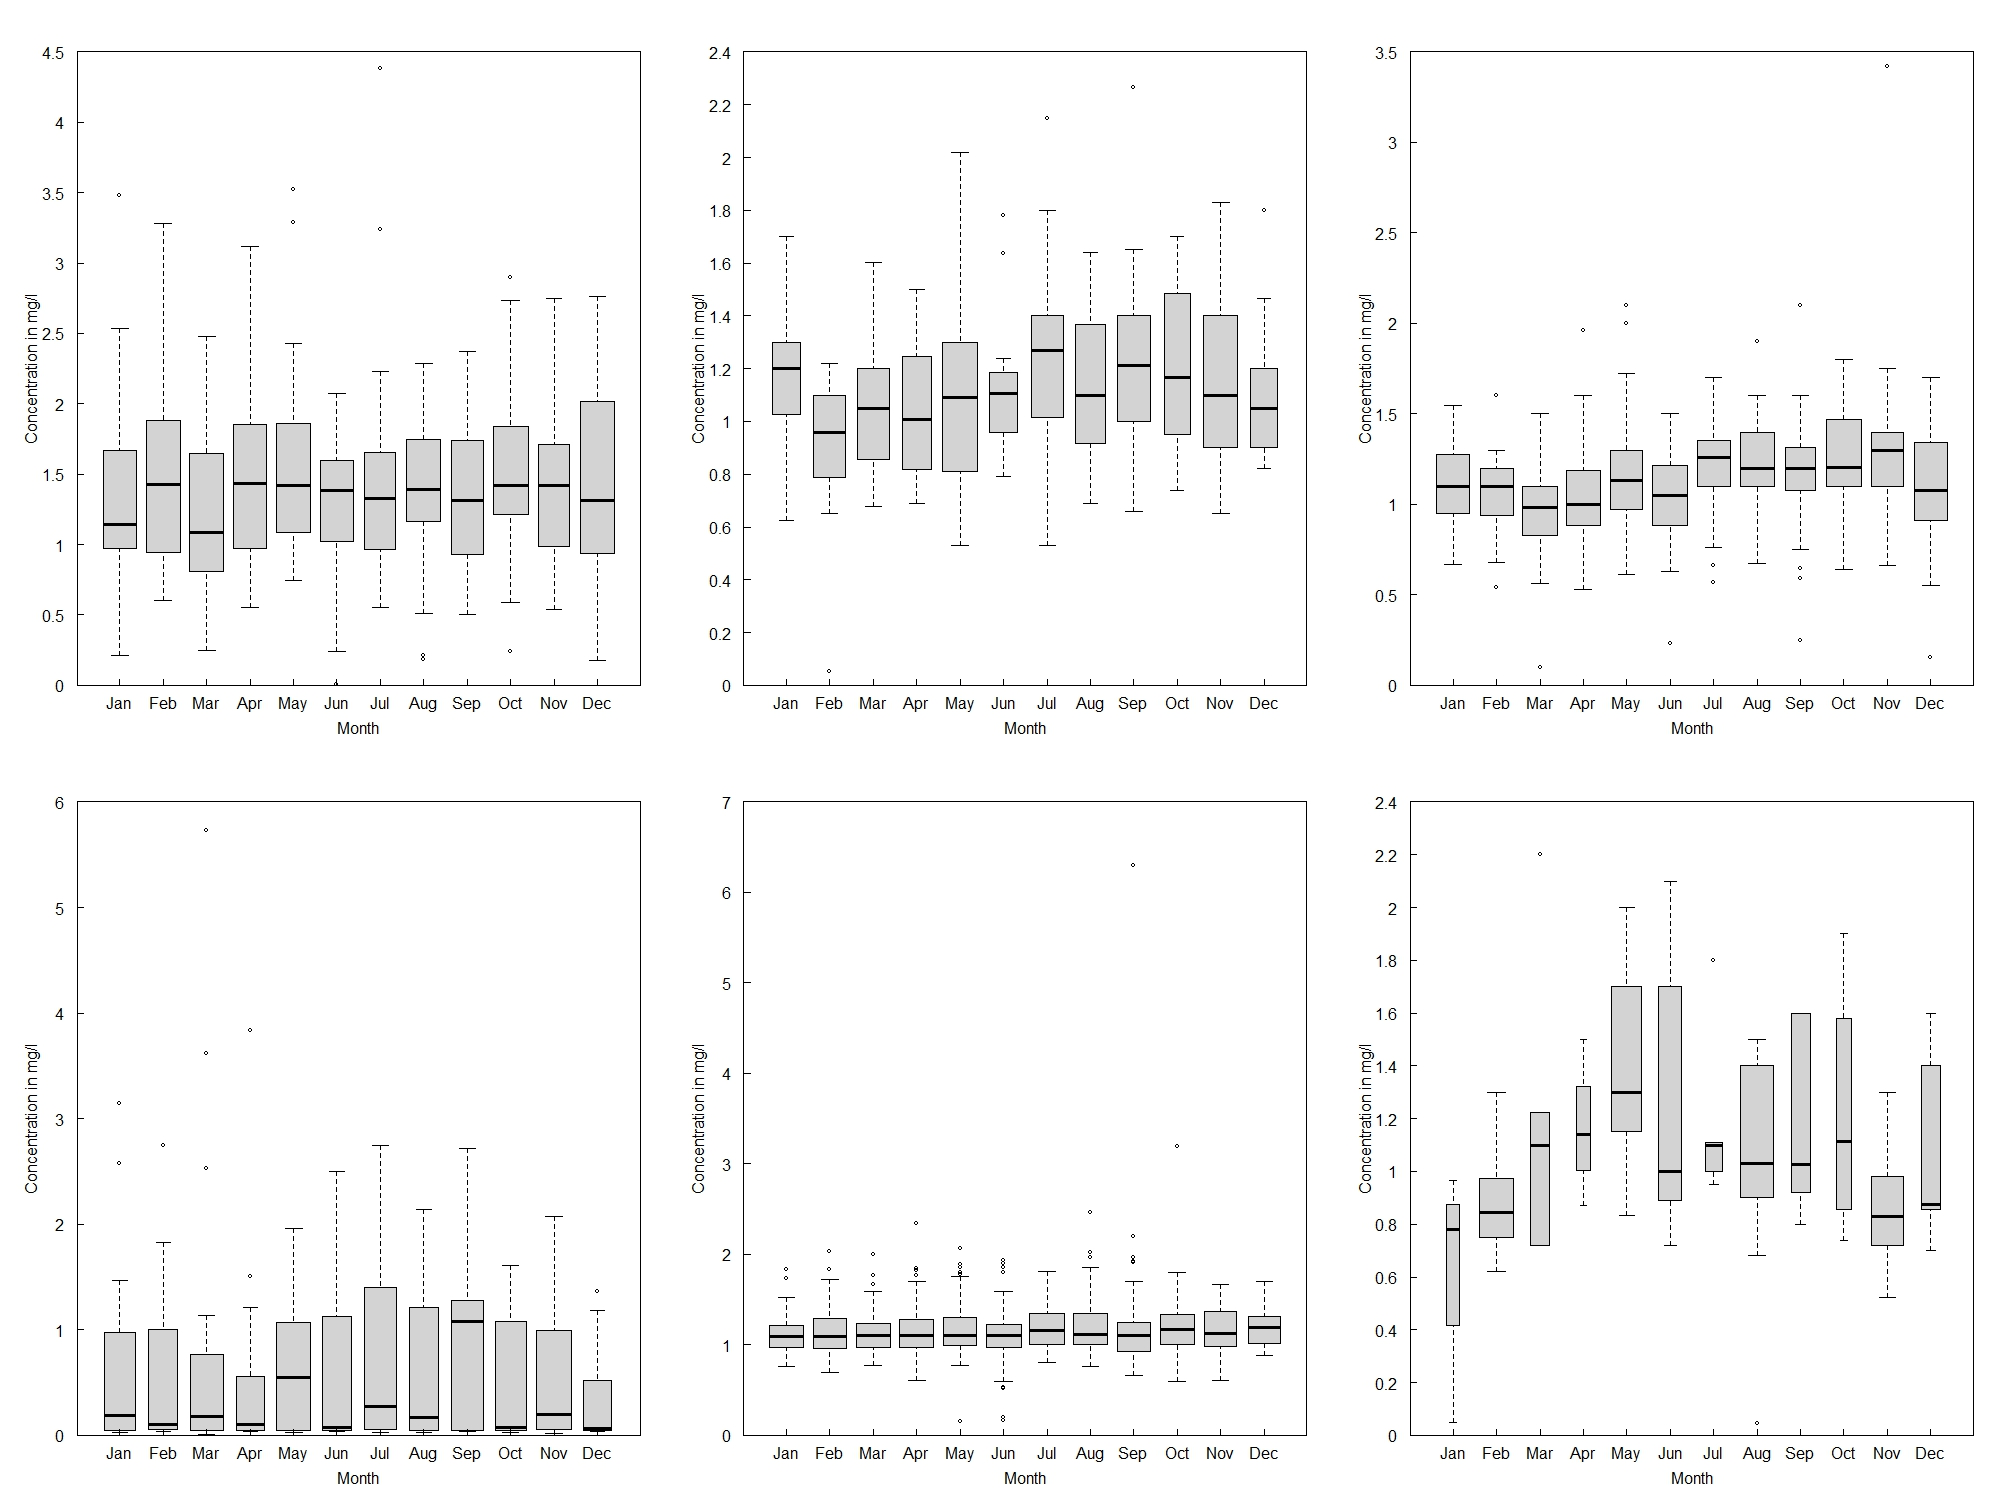

This figure's R source:
library(EGRET)
#installed pakage.
siteNumber6 <- "02232400" #St. Johns River at Cocoa, FL
siteNumber5 <- "02234500" #St. Johns River at Sanford, FL
siteNumber4 <- "02236000" #St. Johns River at DeLand, FL
siteNumber3 <- "02244040" #St. Johns River at Satsuma, FL
siteNumber2 <- "02246500" #St. Johns River at St. Augustine, FL
siteNumber1 <- "02246500" #St. Johns River atJacksonville, FL

startDate6 <- "1990-04-25"
startDate5 <- "1990-01-12"
startDate4 <- "1998-09-15"
startDate3 <- "1996-04-09"
startDate2 <- "1990-03-13"
startDate1 <- "1999-01-26"
#Starting date of Data analysis
endDate6 <- "2023-5-17"
endDate5 <- "2023-11-08"
endDate4 <- "2024-03-11"
endDate3 <- "2023-11-16"
endDate2 <- "2014-06-25"
endDate1 <- "2023-11-28"
#ending date of data analysis
filePath <- "F:/St Johns DEM/Data Briona/WRTDS Run Data/"
#file path copy from the pc
fileName6 <- "TKN_Rockledge.CSV"
fileName5 <- "TKN_Sanford.CSV"
fileName4 <- "TKN_Astor.CSV"
fileName3 <- "TKN_CowCreek.CSV"
fileName2 <- "TKN_StAugustine.CSV"
fileName1 <- "TKN_Jacksonville.CSV"
#file name from the desire file
Sample6 <-readUserSample(filePath,fileName6,separator=",")
Sample5 <-readUserSample(filePath,fileName5,separator=",")
Sample4 <-readUserSample(filePath,fileName4,separator=",")
Sample3 <-readUserSample(filePath,fileName3,separator=",")
Sample2 <-readUserSample(filePath,fileName2,separator=",")
Sample1 <-readUserSample(filePath,fileName1,separator=",")
#sample will shown up with egret formart
Daily6 <- readNWISDaily(siteNumber6,"00060",startDate6,endDate6)
Daily5 <- readNWISDaily(siteNumber5,"00060",startDate5,endDate5)
Daily4 <- readNWISDaily(siteNumber4,"00060",startDate4,endDate4)
Daily3 <- readNWISDaily(siteNumber3,"00060",startDate3,endDate3)
Daily2 <- readNWISDaily(siteNumber2,"00060",startDate2,endDate2)
Daily1 <- readNWISDaily(siteNumber1,"00060",startDate1,endDate1)
#Daily should be with this kind of coding, and separator shoud use comma or "," "/t".
fileNamein6<-"TKN_Rockledge_Info.csv"
fileNamein5<-"TKN_Sanford_Info.csv"
fileNamein4<-"TKN_Astor_Info.csv"
fileNamein3<-"TKN_CowCreek_Info.csv"
fileNamein2<-"TKN_StAugustine_Info.csv"
fileNamein1<-"TKN_Jacksonville_Info.csv"
INFO6 <- readUserInfo(filePath, fileNamein6)
#station name Rockledge
Rockledge
Dwst
INFO5 <- readUserInfo(filePath, fileNamein5)
#station name Sanford
Sanford
Dwst
INFO4 <- readUserInfo(filePath, fileNamein4)
#station name Astor
Astor
Dwst
INFO3 <- readUserInfo(filePath, fileNamein3)
#station name Cow Creek
CowCreek
Dwst
INFO2 <- readUserInfo(filePath, fileNamein2)
#station name St Augustine
StAugustine
Upst
INFO1 <- readUserInfo(filePath, fileNamein1)
#station name Rockledge
Jacksonville
Upst
eList6 <- mergeReport(INFO6, Daily6,Sample6)
eList5 <- mergeReport(INFO5, Daily5,Sample5)
eList4 <- mergeReport(INFO4, Daily4,Sample4)
eList3 <- mergeReport(INFO3, Daily3,Sample3)
eList2 <- mergeReport(INFO2, Daily2,Sample2)
eList1 <- mergeReport(INFO1, Daily1,Sample1)
#eListNew <- as.egret(INFO, Daily, Sample, surfaces)
#INFO <- readUserInfo(filePath,fileName, separator=",",interactive=FALSE)
# Check sample data:
boxConcMonth(eList6)
boxConcMonth(eList5)
boxConcMonth(eList4)
boxConcMonth(eList3)
boxConcMonth(eList2)
boxConcMonth(eList1)

# Set up a 2-row, 3-column layout
par(mfrow = c(2, 3))  # 2 rows, 3 columns

# Plot box plots for each eList without y-axis
boxConcMonth(eList6, printTitle = FALSE, cex.axis = 1.5, cex.lab = 2.5, yaxp = c(0, 5, 5))
boxConcMonth(eList5, printTitle = FALSE, cex.axis = 1.5, cex.lab = 2.5, yaxp = c(0, 5, 5))
boxConcMonth(eList4, printTitle = FALSE, cex.axis = 1.5, cex.lab = 2.5, yaxp = c(0, 5, 5))
boxConcMonth(eList3, printTitle = FALSE, cex.axis = 1.5, cex.lab = 2.5, yaxp = c(0, 5, 5))
boxConcMonth(eList2, printTitle = FALSE, cex.axis = 1.5, cex.lab = 2.5, yaxp = c(0, 5, 5))
boxConcMonth(eList1, printTitle = FALSE, cex.axis = 1.5, cex.lab = 2.5, yaxp = c(0, 5, 5))

# Reset plotting layout
par(mfrow = c(1, 1))

# Close the device to save the image
dev.off()



boxQTwice(eList)
plotConcTime(eList)
plotConcQ(eList) 
# plotConcQ plots: censored values as a line connecting 0 and the value; not making good plots
multiPlotDataOverview(eList)
############################
############################
# Run WRTDS model:
eList <- modelEstimation(eList)

#Require Daily + INFO:
plotConcHist(eList,printTitle=FALSE)
plotFluxHist(eList,printTitle=FALSE)
